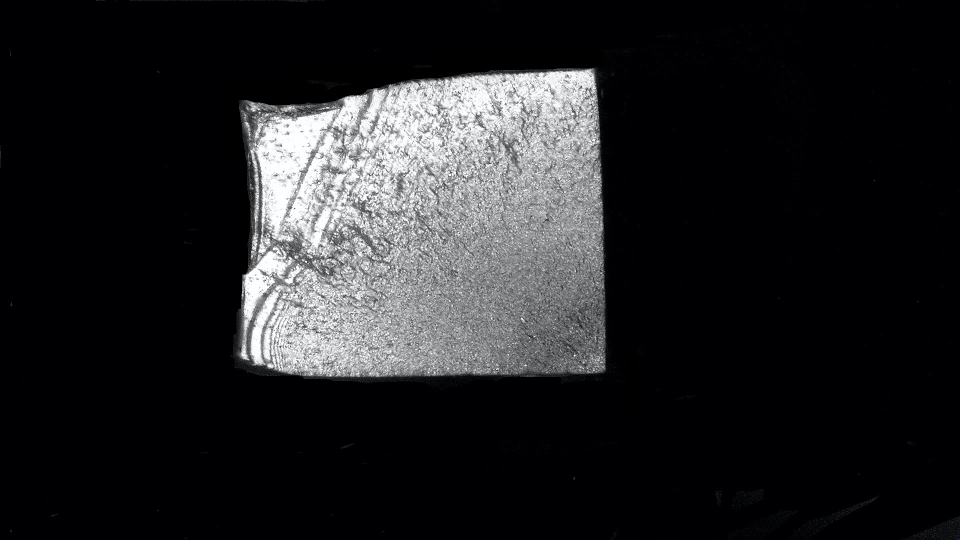
#> input picture Crack propagation and fast fracture segmentation/images for adaptive threshold/5AL 140MPa Nf808162 grayscale.jpg, 1920 x 1080 px (shown at 1/2 size)
$ python 'Adaptive threshold.py'
#> lines starting #> are read from the running program, lines starting #| are printed output that depends on the picture; after the words box and inside, x2 and y2 are one past the last pixel; in counts of white or black regions, pixels touching at a corner belong together
# -*- coding: utf-8 -*-

import numpy as np
import matplotlib
import matplotlib.pyplot as plt
import skimage.data as data
import skimage.segmentation as seg
import skimage.filters as filters
import skimage.draw as draw
import skimage.color as color
import cv2 as cv

# [8 lines of commented-out code are left out]
path = "images for adaptive threshold/5AL 140MPa Nf808162 grayscale.jpg"

image = cv.imread(path, 0)
image = cv.medianBlur(image, 3)

#cv.imshow('image',image)
#cv.waitKey(0)
#cv.destroyAllWindows()

rows,cols = image.shape
roi = image[0:rows, 0:cols]
#result = image[0:rows, 0:cols]

ret, mask = cv.threshold(image, 10, 255, cv.THRESH_BINARY)
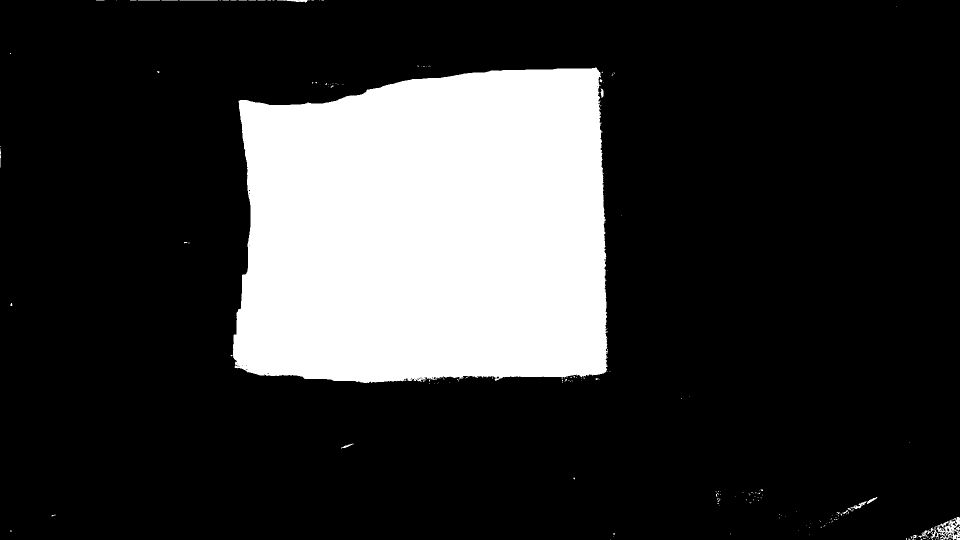
#> mask: shape (1080, 1920) (shown at 1/2 size); 20.6% white; 212 white regions (196 under 20 px), largest, box (x1, y1, x2, y2) and area: (461, 135, 1216, 766) 423995, (1861, 1034, 1920, 1080) 1169, (554, 0, 615, 5) 151
mask_inv = cv.bitwise_not(mask)
img1_bg = cv.bitwise_and(roi,roi,mask = mask_inv)
img2_fg = cv.bitwise_and(image,image,mask = mask)

ret, th1 = cv.threshold(image, 170, 255, cv.THRESH_BINARY)
#> th1: shape (1080, 1920); 9.2% white; 1418 white regions (1170 under 20 px), largest, box (x1, y1, x2, y2) and area: (501, 140, 1196, 516) 121169, (502, 538, 804, 752) 30678, (487, 494, 589, 672) 5908
th2 = cv.adaptiveThreshold(image, 255, cv.ADAPTIVE_THRESH_MEAN_C,
                           cv.THRESH_BINARY, 3, 2)
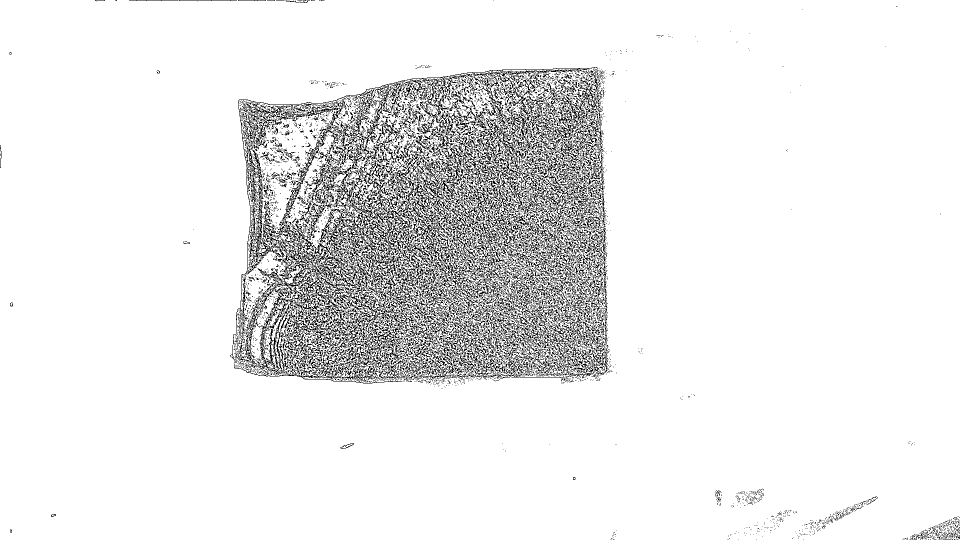
#> th2: shape (1080, 1920) (shown at 1/2 size); 91.7% white; black in thin lines or dots
th3 = cv.adaptiveThreshold(image, 255, cv.ADAPTIVE_THRESH_GAUSSIAN_C,
                           cv.THRESH_BINARY,11,2)
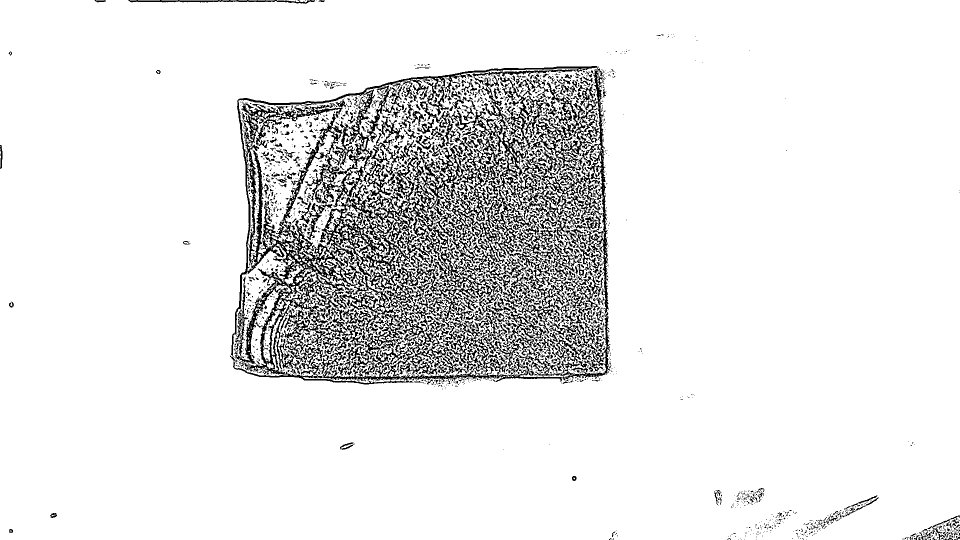
#> th3: shape (1080, 1920) (shown at 1/2 size); 90.3% white; 2767 black regions (2238 under 20 px), largest, box (x1, y1, x2, y2) and area: (462, 132, 1221, 769) 147138, (1012, 531, 1143, 685) 3057, (1034, 458, 1118, 601) 2415

#titles = ['original image', 'global threshing (v = 127)',
#            'Adaptive Meann Thresholding', 'Adaptive Gaussiann Thresholdinng']

titles = ['original image', 'global threshing (127)',
            'erosion', 'dilation', 'closing', 'gradient', 'img1_bg', 'img1_fg']

kernel = np.ones((4,4),np.uint8)
closing = cv.morphologyEx(image, cv.MORPH_CLOSE, kernel)
gradient = cv.morphologyEx(image, cv.MORPH_GRADIENT, kernel)
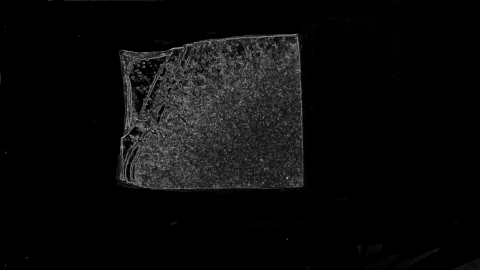
#> gradient: shape (1080, 1920) (shown at 1/4 size); min 0, max 245, mean 10.9
tophat = cv.morphologyEx(image, cv.MORPH_TOPHAT, kernel)
blackhat = cv.morphologyEx(image, cv.MORPH_BLACKHAT, kernel)

erosion = cv.erode(th1,kernel,iterations = 1)
#> erosion: shape (1080, 1920); 5% white; 657 white regions (517 under 20 px), largest, box (x1, y1, x2, y2) and area: (512, 142, 1190, 513) 74086, (529, 601, 718, 744) 8076, (490, 505, 583, 662) 4436
dilation = cv.dilate(erosion,kernel,iterations = 1)
#> dilation: shape (1080, 1920); 7.7% white; 377 white regions (67 under 20 px), largest, box (x1, y1, x2, y2) and area: (502, 141, 1192, 515) 100948, (528, 569, 746, 748) 18611, (489, 495, 585, 664) 5732
erosion = cv.erode(dilation,kernel,iterations = 1)
#> erosion: shape (1080, 1920); 5% white; 657 white regions (517 under 20 px), largest, box (x1, y1, x2, y2) and area: (513, 143, 1191, 514) 74086, (530, 602, 719, 745) 8076, (491, 506, 584, 663) 4436
dilation = cv.dilate(erosion,kernel,iterations = 4)
#> dilation: shape (1080, 1920); 12.8% white; 28 white regions, largest, box (x1, y1, x2, y2) and area: (482, 139, 1206, 758) 258283, (858, 697, 883, 720) 453, (568, 212, 591, 231) 384

images = [image, th1, erosion, dilation, closing, gradient, img1_bg, img2_fg]

for i in range(8):
    plt.subplot(4, 2, i+1), plt.imshow(images[i], 'gray')
    plt.title(titles[i])
    plt.xticks([]),plt.yticks([])

plt.show()

#cv.imwrite(th1, "/Users/lianglianghao/Desktop/Failureexi ananlysis project/training data/failure type 2/1.jpg")
#######################################
#Load images for testing

def getShunduanImage(origin,threshold):
    #origin = cv.cvtColor(origin, cv.COLOR_BGR2GRAY)
#> called with threshold = 210
    h = origin.shape[0]
    w = origin.shape[1]
    result = np.zeros([h,w],dtype=np.uint8)
    ret, th1 = cv.threshold(origin, threshold, 255, cv.THRESH_BINARY)
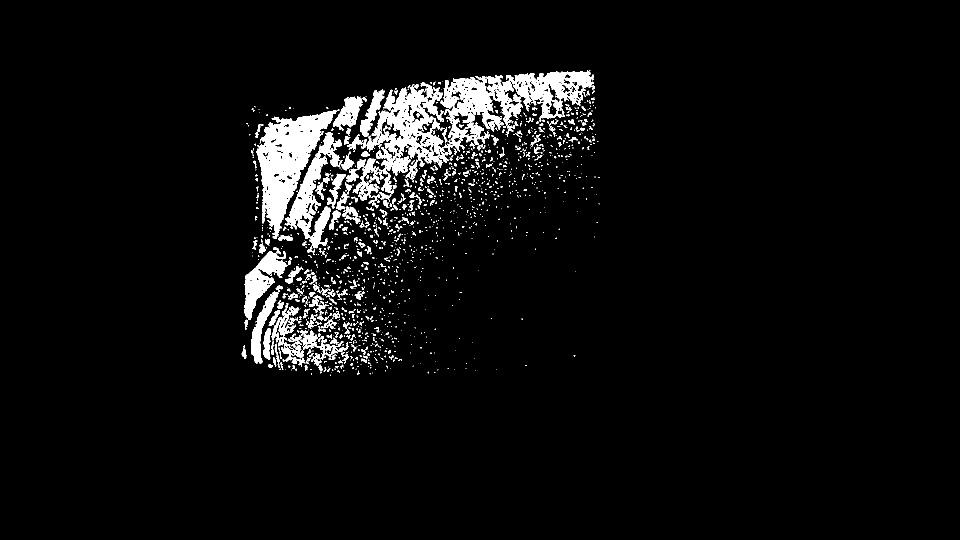
#> th1: shape (1080, 1920) (shown at 1/2 size); 4.8% white; 1494 white regions (1201 under 20 px), largest, box (x1, y1, x2, y2) and area: (733, 141, 1188, 388) 33007, (512, 220, 673, 478) 17023, (569, 264, 685, 510) 7816
#> ret = 210
    kernel = np.ones((4,4),np.uint8)
    erosion = cv.erode(th1,kernel,iterations = 1)
#> erosion: shape (1080, 1920); 2.2% white; 427 white regions (325 under 20 px), largest, box (x1, y1, x2, y2) and area: (515, 222, 671, 472) 13369, (757, 179, 866, 309) 3969, (491, 505, 572, 639) 3253
    dilation = cv.dilate(erosion,kernel,iterations = 1)
#> dilation: shape (1080, 1920); 3.7% white; 283 white regions (58 under 20 px), largest, box (x1, y1, x2, y2) and area: (514, 221, 673, 479) 16521, (735, 175, 886, 327) 8871, (882, 154, 1045, 259) 7530
    erosion = cv.erode(dilation,kernel,iterations = 1)
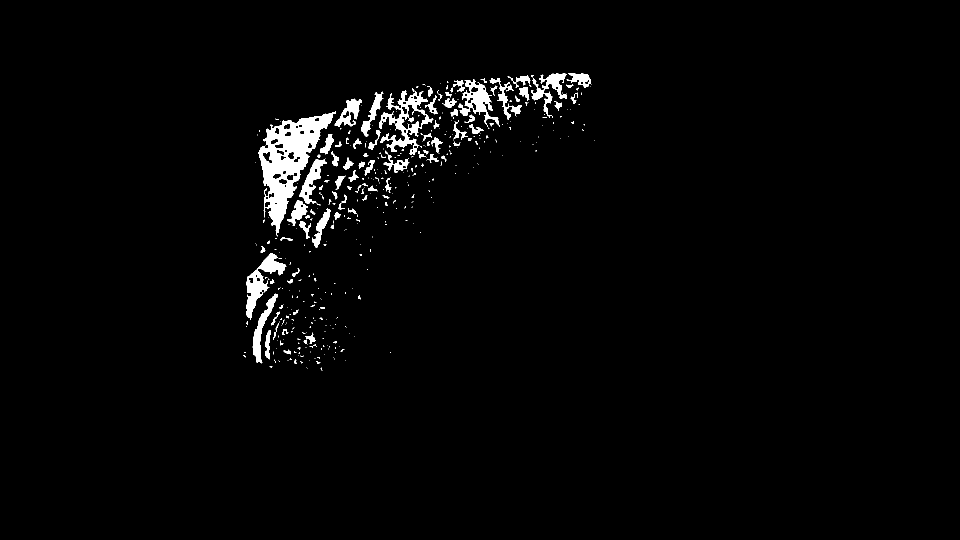
#> erosion: shape (1080, 1920) (shown at 1/2 size); 2.2% white; 427 white regions (325 under 20 px), largest, box (x1, y1, x2, y2) and area: (516, 223, 672, 473) 13369, (758, 180, 867, 310) 3969, (492, 506, 573, 640) 3253
    dilation = cv.dilate(erosion,kernel,iterations = 4)
#> dilation: shape (1080, 1920); 7.5% white; 40 white regions, largest, box (x1, y1, x2, y2) and area: (488, 142, 1192, 749) 141154, (575, 572, 672, 628) 2638, (805, 384, 837, 425) 849
    for y in range(0, h):
        for x in range(0, w):
            if(dilation[y,x] != 0):
                result[y, x] = origin[y, x]
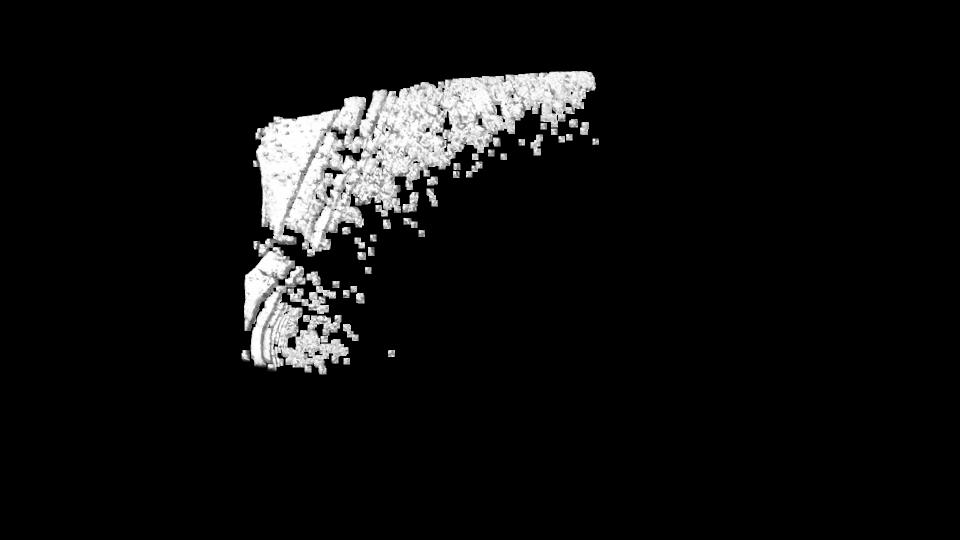
#> result: shape (1080, 1920) (shown at 1/2 size); min 0, max 255, mean 15.7
    return result

testing = getShunduanImage(image,210)
images = [testing, closing]

titles = ['dilation', 'closing']
for i in range(2):
    plt.subplot(1, 2, i+1), plt.imshow(images[i], 'gray')
    plt.title(titles[i])
    plt.xticks([]),plt.yticks([])

plt.show()

cv.imwrite('/Users/lianglianghao/Desktop/Failure ananlysis project/Supplement images for segmentation/Testing for paper/5AL 140MPa Nf808162_kuozhan 2.jpg',testing)
# [14 lines left out: function getKuozhanImage, not called in this run]

$ run again, with Crack propagation and fast fracture segmentation/images for adaptive threshold/2110817386.jpg copied over Crack propagation and fast fracture segmentation/images for adaptive threshold/5AL 140MPa Nf808162 grayscale.jpg
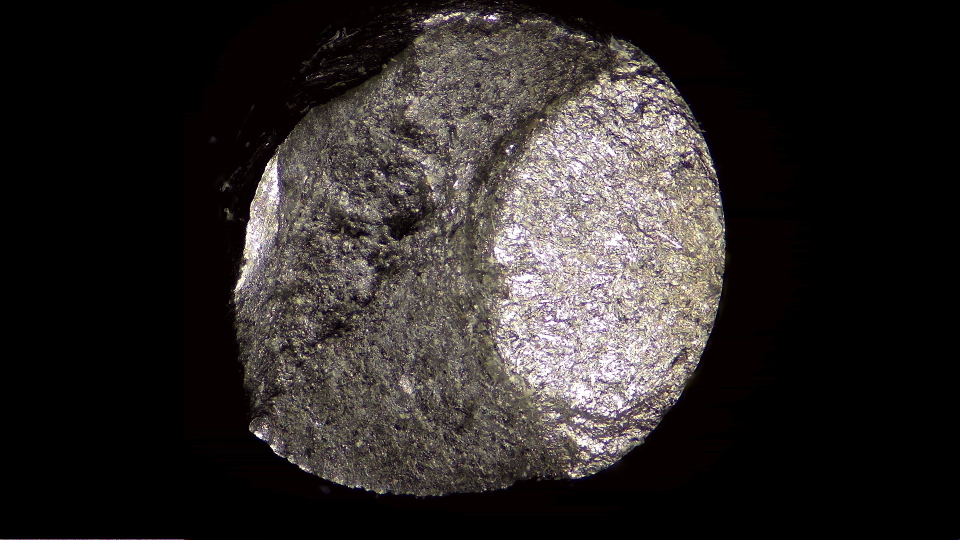
#> input picture Crack propagation and fast fracture segmentation/images for adaptive threshold/2110817386.jpg, 1920 x 1080 px (shown at 1/2 size)
#> `ret, mask = cv.threshold(image, 10, 255, cv.THRESH_BINARY)`:
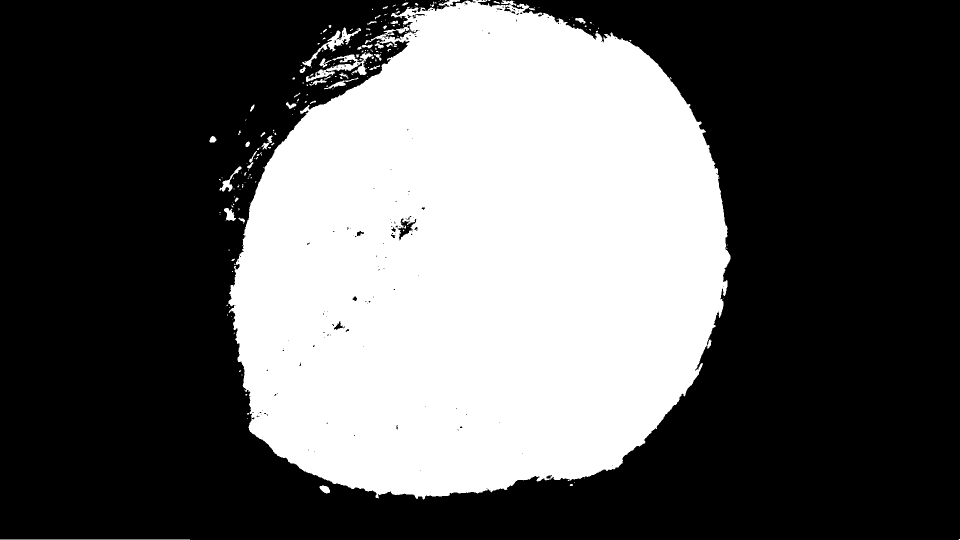
#> mask: shape (1080, 1920) (shown at 1/2 size); 37.4% white; 214 white regions (164 under 20 px), largest, box (x1, y1, x2, y2) and area: (457, 0, 1461, 999) 767783, (612, 104, 746, 164) 1967, (604, 55, 722, 133) 1409
#> th2: shape (1080, 1920); 83.7% white; black in thin lines or dots
#> th3: shape (1080, 1920); 80.4% white; 2719 black regions (2253 under 20 px), largest, box (x1, y1, x2, y2) and area: (451, 0, 1456, 1001) 355928, (606, 105, 738, 176) 2567, (1056, 592, 1158, 684) 2447
#> ret = 210
#> after the loop in getShunduanImage, `for y in range(0, h):`:
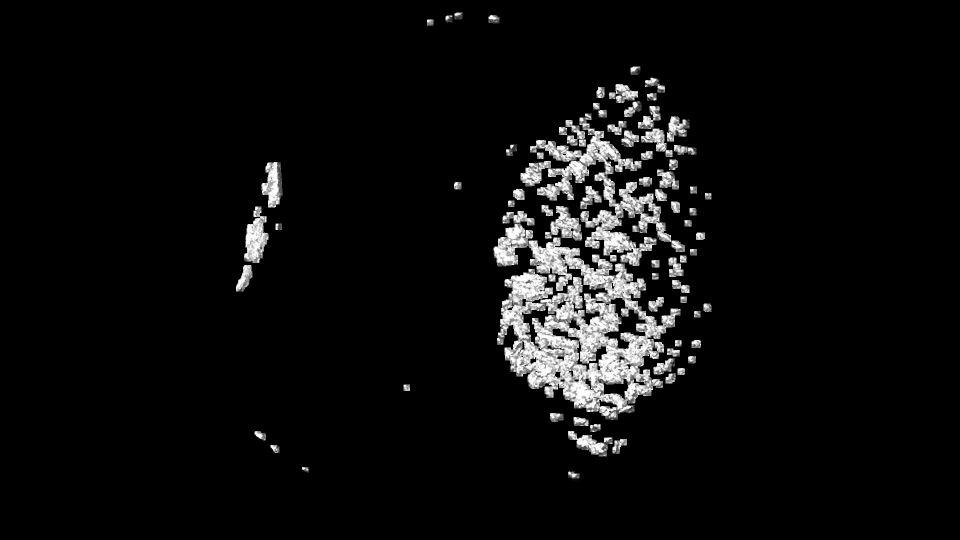
#> result: shape (1080, 1920) (shown at 1/2 size); min 0, max 255, mean 13

$ run again, with Crack propagation and fast fracture segmentation/images for adaptive threshold/aluminum_fatigue_fracture.jpg copied over Crack propagation and fast fracture segmentation/images for adaptive threshold/5AL 140MPa Nf808162 grayscale.jpg
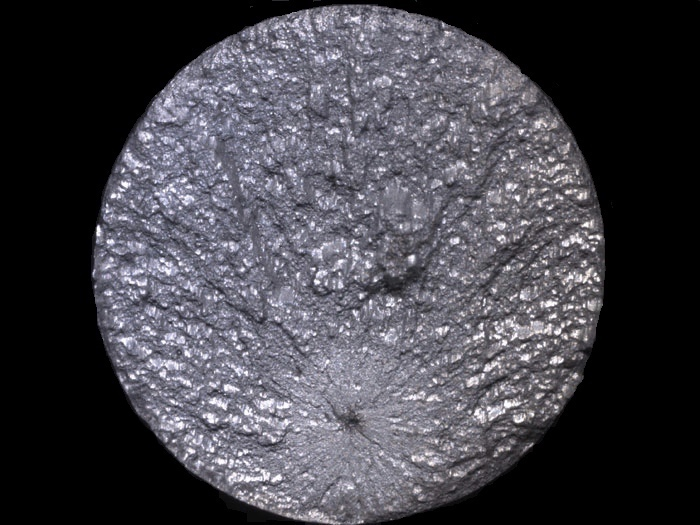
#> input picture Crack propagation and fast fracture segmentation/images for adaptive threshold/aluminum_fatigue_fracture.jpg, 700 x 525 px
#> `ret, mask = cv.threshold(image, 10, 255, cv.THRESH_BINARY)`:
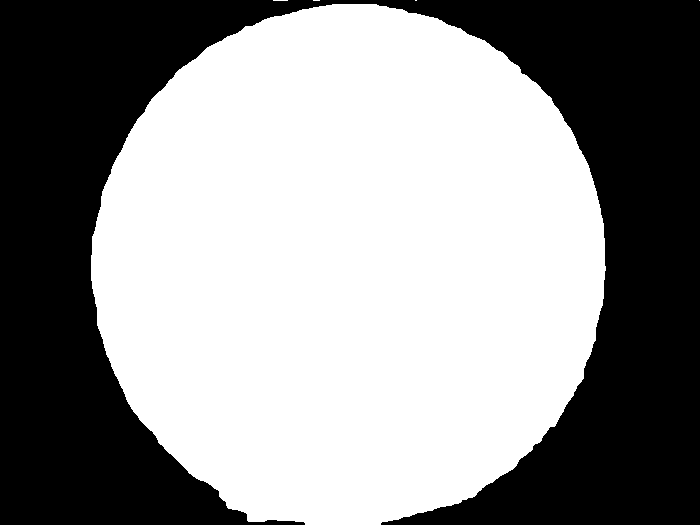
#> mask: shape (525, 700); 57.6% white; 1 black region, box (x1, y1, x2, y2) and area: (0, 0, 700, 525) 155861
#> th2: shape (525, 700); 75.6% white; black in thin lines or dots, all inside (x1, y1, x2, y2) = (90, 0, 607, 525)
#> th3: shape (525, 700); 69.6% white; 435 black regions (354 under 20 px), largest, box (x1, y1, x2, y2) and area: (87, 0, 609, 525) 105331, (265, 358, 320, 395) 558, (102, 324, 139, 363) 321
#> ret = 210
#> in getShunduanImage, `dilation = cv.dilate(erosion,kernel,iterations = 4)`:
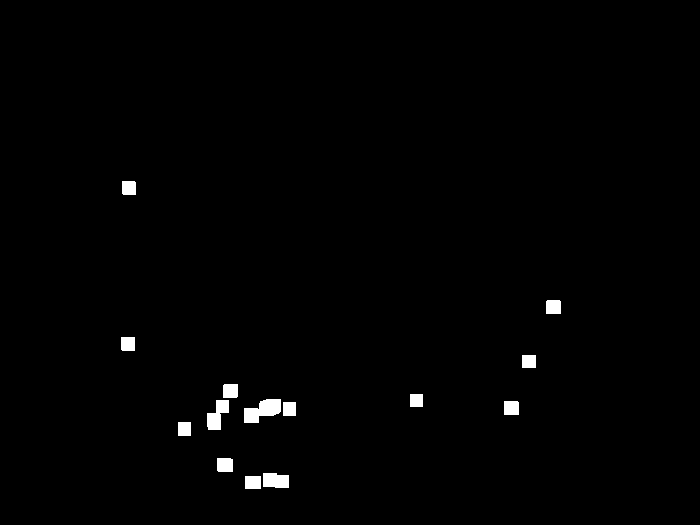
#> dilation: shape (525, 700); 0.95% white; 14 white regions, largest, box (x1, y1, x2, y2) and area: (244, 399, 281, 423) 570, (207, 400, 229, 430) 403, (263, 473, 289, 488) 354
